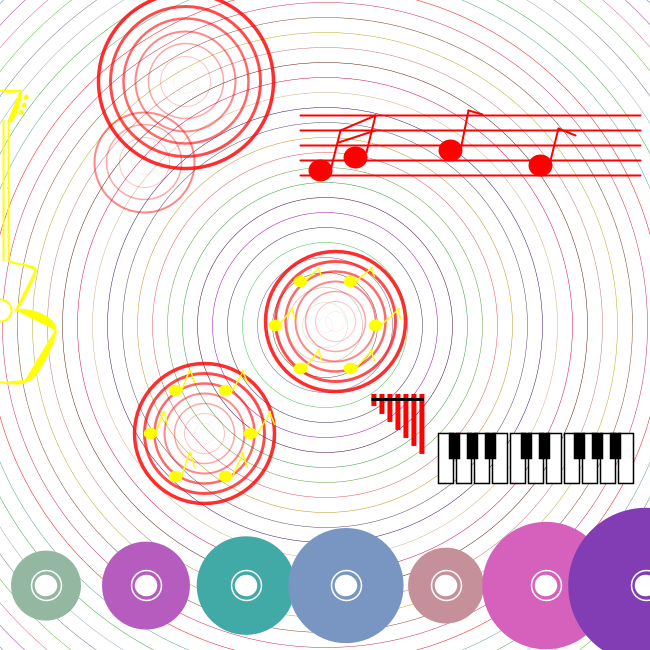
Frame 1 (no input)
Frame 60 (the mouse pressed at the canvas centre just before this capture): identical to frame 1, image omitted
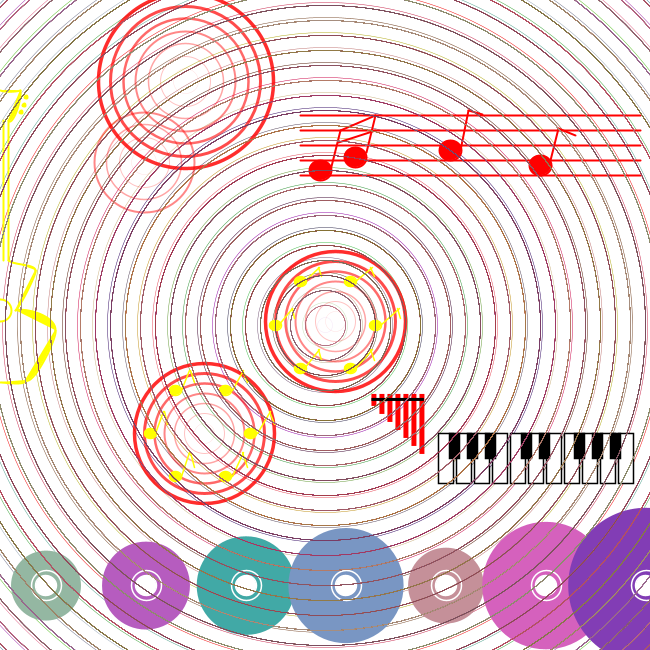
Frame 120 (the mouse held since frame 60 and released just before this capture)

The Processing sketch that drew these frames (run headless with seeded random() and noise(); from frame 60 on, the mouse is pressed at the canvas centre):

// Processing sketch: processing_52389
// ── processing_52389.pde

/* Kriti Shrestha
 Assignment No. 3
 02.14.2012
 Music and colors
 Use of function to draw concentric circles, musical notation in circles, 
 and musical instruments. Also, use of function to draw CDs at the bottom 
 of the screen. Radius and color of the CDs are randomized. 
 Foreground circles are drawn when mouse is pressed, according to the position 
 of the mouse, and eventually cover up the screen if mouse is pressed, held 
 and moved*/
void draw() {

  noFill();
  if (mousePressed) {
    drawFground(mouseX, mouseY, 10);//function to draw foreground circles
  }
}
void setup() {
  size (650, 650);
  background (255, 255, 255);
  smooth();
  noFill();
  for (int i=1; i<100; i=i+2) {//concentric circles
    strokeWeight(0.5);
    stroke(random(50, 255), random(200), random(200), i*30);


    ellipse(width/2, height/2, i*15, i*15);
  }

  fill(255, 255, 0);


  stroke(255, 255, 0);
  strokeWeight(2);
  curve(0, 80, 0, 90, 20, 90, 30, 80 );//begin guitar
  curve(0, 50, 20, 90, 8, 120, 0, 50);
  line(8, 120, 8, 260);
  line(3, 120, 3, 260);
  curve(0, 240, 8, 260, 35, 270, 10, 300);
  curve(0, 310, 35, 270, 15, 310, 0, 300);
  curve(0, 350, 15, 310, 55, 330, 10, 400);
  curve(10, 350, 55, 330, 25, 380, 0, 300);
  curve(0, 350, 25, 380, 0, 382, 0, 380);
  ellipse(26, 97, 3, 3);
  ellipse(24, 105, 3, 3);
  ellipse(21, 112, 3, 3);

  fill(255, 255, 255);


  ellipse(0, 310, 22, 22);//end guitar

  noFill();
  for (int i=1; i<8; i++) {//concentric circles
    strokeWeight(i*0.5);
    stroke(255, 0, 0, i*30);

    ellipse(width/3.5, height/8, i*25, i*25);
  }


  for (int i=1; i<5; i++) {//concentric circles
    strokeWeight(i*0.5);
    stroke(255, 0, 0, i*30);

    ellipse(width/4.5, height/4, i*25, i*25);
  }
  stroke (255, 0, 0);

  for (int i=1; i<6; i++) {//strings
    line (300, 100+i*15, 640, 100+i*15);
  } 


  fill(255, 0, 0); 
  ellipse(320, 170, 22, 20);//notation on strings
  line(330, 170, 340, 130);
  line(340, 130, 375, 115);
  line(338, 142, 375, 130);
  line(375, 115, 366, 152);
  ellipse(355, 157, 22, 20);

  ellipse(450, 150, 22, 20);
  line(460, 150, 468, 110);
  line(468, 110, 482, 114);

  ellipse(540, 165, 22, 20);
  line(550, 160, 558, 128);
  line(558, 128, 575, 135);


  noFill();
  for (int i=1; i<8; i++) {
    strokeWeight(i*0.5);
    stroke(255, 0, 0, i*30);

    ellipse(width/3.18, height/1.5, i*20, i*20);
  }

  for (int i=1; i<8; i++) {
    strokeWeight(i*0.5);
    stroke(255, 0, 0, i*30);

    ellipse(width/1.94, height/2.02, i*20, i*20);
  }
  fill(255, 255, 0);
  stroke(255, 255, 0);
  strokeWeight(1.5);

  drawNotes(width/3.25, height/1.5, 50);//musical notation in a circle
  drawNotes2(width/3.21, height/1.5, 50);
  drawNotes3(width/3.15, height/1.5, 50);
  drawNotes4(width/2, height/2, 50);//musical notation in a circle again
  drawNotes5(width/2.01, height/2, 50);
  drawNotes6(width/1.98, height/2, 50);
  drawPianowkey(width/1.5, height/1.5, 15, 50);//white keys of piano keyboard
  drawPianobkey(width/1.445, height/1.5, 10, 25);//black keys of piano keyboard
  drawPipes(width/1.75, height/1.65, 5, 12);//pipes

  drawCds(width/14, height/1.11, 30);
}


void drawFground(int cx, int cy, float radi) {

  noFill();
  for (int i=1; i<100; i=i+2) {//concentric circles
    strokeWeight(0.25);
    stroke(random(50, 255), random(200), random(200), i*30);
    radi=radi+1*30;

    ellipse(cx, cy, radi, radi);
  }
}
void drawNotes(float centerx, float centery, float radius) {
  float steps = 6;

  float angle = 2*PI/steps;
  for (float i=0; i<steps; i++) {
    float x = cos(angle*i)*radius + centerx;
    float y = sin(angle*i)*radius + centery; 

    ellipse(x, y, 12, 10);
  }
}
void drawNotes2(float center2x, float center2y, float radius2) {
  float steps2 = 6;

  float angle2 = 2*PI/steps2;
  for (float i=0; i<steps2; i++) {
    float x2 = cos(angle2*i)*radius2 + center2x;
    float y2 = sin(angle2*i)*radius2 + center2y;
    float x2a = cos(angle2*i)*radius2 + center2x;
    float y2a = sin(angle2*i)*radius2 + center2y;

    line(x2*1.02, y2, x2a*1.07, y2a*0.95);
  }
}
void drawNotes3(float center3x, float center3y, float radius3) {
  float steps3 = 6;

  float angle3 = 2*PI/steps3;
  for (float i=0; i<steps3; i++) {
    float x3 = cos(angle3*i)*radius3 + center3x;
    float y3 = sin(angle3*i)*radius3 + center3y; 
    float x3a = cos(angle3*i)*radius3 + center3x;
    float y3a = sin(angle3*i)*radius3 + center3y; 

    line(x3*1.05, y3*0.95, x3a*1.07, y3a*0.98);
  }
}
void drawNotes4(float center4x, float center4y, float radius4) {
  float steps4 = 6;

  float angle4 = 2*PI/steps4;
  for (float i=0; i<steps4; i++) {
    float x4 = cos(angle4*i)*radius4 + center4x;
    float y4 = sin(angle4*i)*radius4 + center4y; 

    ellipse(x4, y4, 12, 10);
  }
}
void drawNotes5(float center5x, float center5y, float radius5) {
  float steps5 = 6;

  float angle5 = 2*PI/steps5;
  for (float i=0; i<steps5; i++) {
    float x5 = cos(angle5*i)*radius5 + center5x;
    float y5 = sin(angle5*i)*radius5 + center5y;
    float x5a = cos(angle5*i)*radius5 + center5x;
    float y5a = sin(angle5*i)*radius5 + center5y;

    line(x5*1.02, y5, x5a*1.07, y5a*0.95);
  }
}
void drawNotes6(float center6x, float center6y, float radius6) {
  float steps6 = 6;

  float angle6 = 2*PI/steps6;
  for (float i=0; i<steps6; i++) {
    float x6 = cos(angle6*i)*radius6 + center6x;
    float y6 = sin(angle6*i)*radius6 + center6y; 
    float x6a = cos(angle6*i)*radius6 + center6x;
    float y6a = sin(angle6*i)*radius6 + center6y; 

    line(x6*1.05, y6*0.95, x6a*1.06, y6a*0.98);
  }
}
void drawPianowkey(float cornerx, float cornery, float w, float h) {

  stroke(0, 0, 0); 
  fill(255, 255, 255);
  for (float i=5; i<200; i=i+18) {
    rect(cornerx+i, cornery, w, h);
  }
}
void drawPianobkey(float cornerx, float cornery, float w, float h) {

  stroke(0, 0, 0); 
  fill(0, 0, 0);
  for (float i=0; i<50; i=i+18) {
    rect(cornerx+i, cornery, w, h);
  }
  for (float i=72; i<100; i=i+18) {
    rect(cornerx+i, cornery, w, h);
  }
  for (float i=125; i<165; i=i+18) {
    rect(cornerx+i, cornery, w, h);
  }
}
void drawPipes(float cornerx1, float cornery1, float w1, float h1) {
  noStroke(); 
  fill(255, 0, 0);
  for (float i=0; i<50; i=i+8) {
    rect(cornerx1+i, cornery1, w1, h1+i);
  }
  fill(0, 0, 0);
  rect(cornerx1, cornery1+4, w1*10.5, h1/4);
}

void drawCds(float centx, float centy, float rad) {

  for (float i=0; i<width; i=i+100) {
    ellipse (centx+i, centy, rad*1.25, rad*1.25);
  }
  for (float i=0; i<width; i=i+100) {
    float rad2= rad+random(40, 40+i/5);
    noStroke();
    fill (random (50, 255), random (50, 255), random(150, 200));
    ellipse (centx+i, centy, rad2, rad2);
  }
  noFill();
  stroke (255, 255, 255);
  for (float i=0; i<width; i=i+100) {
    ellipse (centx+i, centy, rad, rad);
  }

  fill (255, 255, 255);
  for (float i=0; i<width; i=i+100) {
    ellipse (centx+i, centy, rad*0.68, rad*0.68);
  }
}
